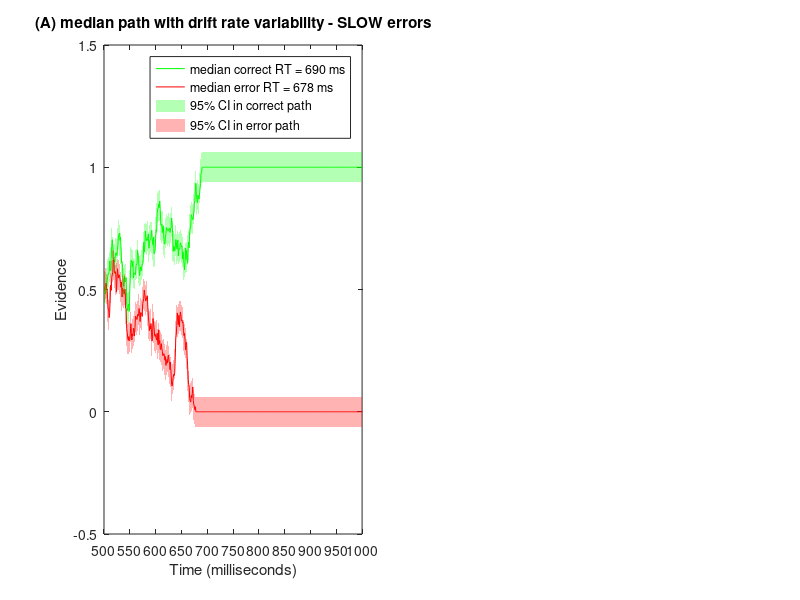

Write the MATLAB code that produced this figure.
%% Assignment3 Zhibin

% Variation in drift rate mu
clear;clc;

%fix step size
dt = 0.001;
%parameter 
ndt = 0.5; %NON-DECISION TIME
mu = 0.5;  %BY CONVENTION MU MUST BE POSITIVE 
sd = 1;   %THIS IS VARIABILITY WITHIN THE WALK.  KEEP FIXED AT 1. 
nsteps = 2500; %MAX LENGTH OF WALK.  INCREASE TILL WARNING GOES AWAY
ntrials = 500; %NUMBER OF RUNS
criterion = 1; %CORRECT BOUNDARY LOCATION, INCORRECT IS ZERO 
beta = 0.5; % NORMALIZED BIAS
bias = beta*criterion; %ACTUAL BIAS
%set random number seed 
rng(19680104);

% Mu=rand(1,ntrials); % random distribution
% Mu=0.5+0.5*(0.5-Mu); % Set Mu between 0.25 to 0.75
% hist(Mu); % examine the distribution of Mu

% Mu=normrnd(0.5*dt,2*sqrt(dt),[1, ntrials]);% normal distribution
% Mu=0.5+Mu;
% hist(Mu); % examine the distribution of Mu

Mu=linspace(0.1,0.9,ntrials); % uniform distribution
% hist(Mu); % examine the distribution of Mu

% close all;

%OUTPUT VARIABLES
sample = zeros(1,nsteps+1);   %This is a single random draw from normal distribution
path = zeros(ntrials,nsteps+1); %This is all the random walks
rt = zeros(ntrials,1);  %These are the rts across trials 
correct = zeros(ntrials,1); %This is accuracy data. ZERO IS WRONG, ONE IS RIGHT  


for j = 1:ntrials
    goodpath = 0;
    while goodpath == 0 
        draw = normrnd(Mu(j)*dt,sd*sqrt(dt),[1,nsteps]);  %DRAW A WALK
        sample(1) = bias; %START AT BIAS
        sample(2:nsteps+1) = draw; 
        walk = cumsum(sample); %SUM THE WALK.   
        crossbnd = find((walk > criterion) |(walk < 0)); %TEST BOTH BOUNDARIES  
        if ~isempty(crossbnd) %TEST IF IT CROSSED ONE OF THE BOUNDARIES AT LEAST
            goodpath = 1; %WALK IS GOOD, SET TO 1 TO EXIT WHILE LOOP
            path(j,:) = walk; %SAVE THE WALK
        else
            display('Bad Walk') %NOTIFY BAD WALK AND DRAW AGAIN LOWER
        end;
    end;
    rt(j) = crossbnd(1);  %RT IS FIRST CROSSING
    if path(j,rt(j)) > criterion  %TEST IF CORRECT
        path(j,rt(j):end) = criterion; %SET THE REST OF WALK TO BOUNDARY
        correct(j) = 1; %INDICATE CORRECT TRIAL
    else %TRIALIS INCORRECT
        path(j,rt(j):end) = 0; %SET THE REST OF WALK TO ZERO. 
    end; 
    %Add Non-decision time
    rt(j) = rt(j) + ndt/dt;	
end


%compute accuracy
accuracy = mean(correct);  %COMPUTER FRACTION CORRECT

% RT for correct and error response
errorrt = rt(find(correct == 0));  % THIS IS JUST THE INCORRECT TRIALS
correctrt = rt(find(correct == 1)); %THIS IS JUST THE CORRECT TRIALS
% mean RT for correct and error response
correctrtM=median(correctrt);
errorrtM=median(errorrt); % should be slow errors


%plot all the random walks. 
subplot(1,2,1);
pathCorret=path(find(correct == 1),:);
pathError=path(find(correct == 0),:);
C=(correctrt-correctrtM).^2;
E=(errorrt-errorrtM).^2;
Pc=pathCorret(find(C==min(C)),:);
Pe=pathError(find(E==min(E)),:);


x_ax    = 0:nsteps;
X_plot  = [x_ax, fliplr(x_ax)];
Y_plot_C  = [Pc(1,:)-1.96.*sd*sqrt(dt), fliplr(Pc(1,:)+1.96.*sd*sqrt(dt))];
Y_plot_E  = [Pe(1,:)-1.96.*sd*sqrt(dt), fliplr(Pe(1,:)+1.96.*sd*sqrt(dt))];

plot(Pc(1,:)','g');
hold on;
plot(Pe(1,:)','r');
xlabel('Time (milliseconds)');
ylabel('Evidence');

fill(X_plot, Y_plot_C , 1,....
        'facecolor','green', ...
        'edgecolor','none', ...
        'facealpha', 0.3);
fill(X_plot, Y_plot_E , 1,....
        'facecolor','red', ...
        'edgecolor','none', ...
        'facealpha', 0.3);

set(gca,'YLim',[-0.5 criterion+0.5]);
set(gca,'XLim',[0 500]);
xticks(linspace(0,500,11));
xticklabels(linspace(500,1000,11));
correctTXT=['median correct RT = ' num2str(correctrtM) ' ms'];
errorTXT=['median error RT = ' num2str(errorrtM) ' ms'];
legend(correctTXT,errorTXT,'95% CI in correct path','95% CI in error path');
title('(A) median path with drift rate variability - SLOW errors')
%Make a histogram of mean random walks. 





